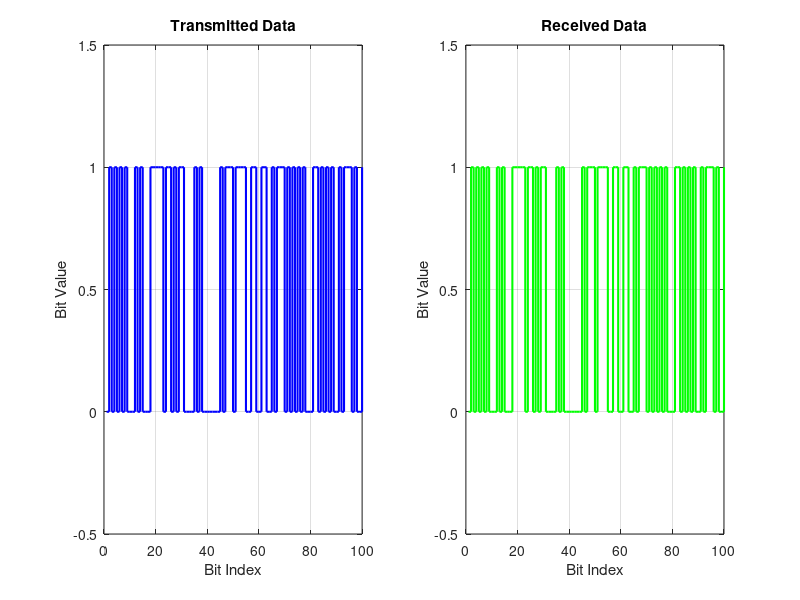

The MATLAB script that drew this image:
clc;
clear;
close all;

% Generate random binary data
data_length = 100;
transmitted_data = randi([0 1], 1, data_length);

% Noiseless channel
received_data = transmitted_data;

% Display data
disp('Transmitted Data:');
disp(transmitted_data);

disp('Received Data:');
disp(received_data);

% Plotting
figure;

subplot(1,2,1);
stairs(transmitted_data, 'b', 'LineWidth', 1.5);
title('Transmitted Data');
xlabel('Bit Index');
ylabel('Bit Value');
ylim([-0.5 1.5]);
grid on;

subplot(1,2,2);
stairs(received_data, 'g', 'LineWidth', 1.5);
title('Received Data');
xlabel('Bit Index');
ylabel('Bit Value');
ylim([-0.5 1.5]);
grid on;
